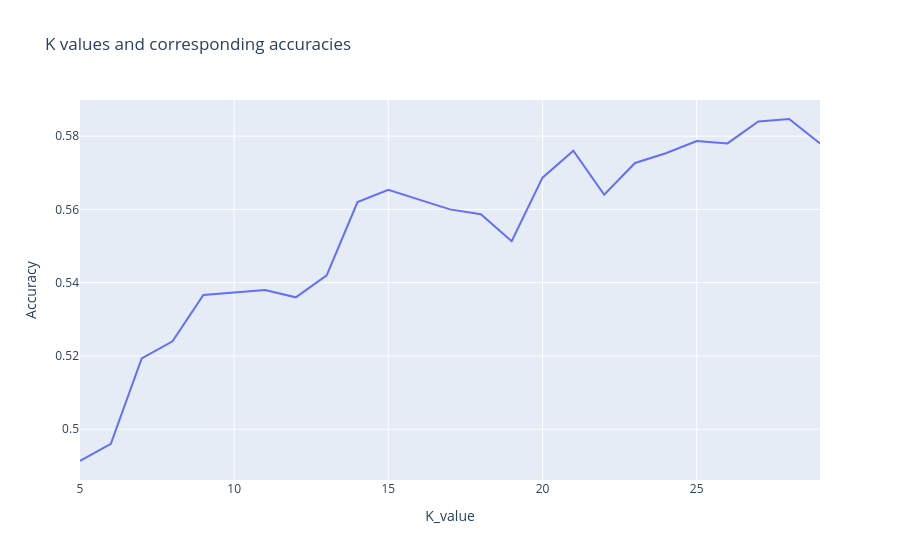

Notebook code for this chart:
### Code cell
see_optimum_k(accuracies, "scratch_implemented")

### Figure 1 — Plotly figure (JSON) as saved in the notebook; plotly's stock layout.template omitted (floating-point values rounded to 4 significant figures)
{"data": [{"hovertemplate": "K_value=%{x}<br>Accuracy=%{y}<extra></extra>", "legendgroup": "", "line": {"color": "#636efa", "dash": "solid"}, "marker": {"symbol": "circle"}, "mode": "lines", "name": "", "orientation": "v", "showlegend": false, "type": "scatter", "x": [5, 6, 7, 8, 9, 10, 11, 12, 13, 14, 15, 16, 17, 18, 19, 20, 21, 22, 23, 24, 25, 26, 27, 28, 29], "xaxis": "x", "y": [0.4913, 0.496, 0.5193, 0.524, 0.5367, 0.5373, 0.538, 0.536, 0.542, 0.562, 0.5653, 0.5627, 0.56, 0.5587, 0.5513, 0.5687, 0.576, 0.564, 0.5727, 0.5753, 0.5787, 0.578, 0.584, 0.5847, 0.578], "yaxis": "y"}], "layout": {"legend": {"tracegroupgap": 0}, "title": {"text": "K values and corresponding accuracies"}, "xaxis": {"anchor": "y", "domain": [0, 1], "title": {"text": "K_value"}}, "yaxis": {"anchor": "x", "domain": [0, 1], "title": {"text": "Accuracy"}}}}
